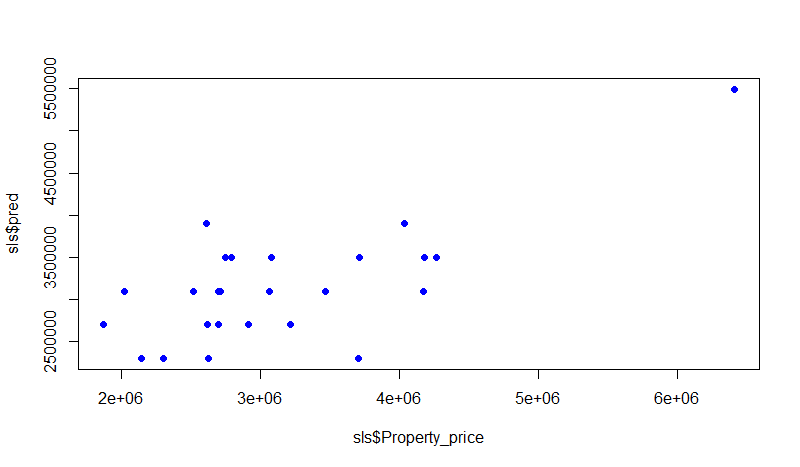

This chart was generated by the following R code:
sls <- read.csv("C:/Users/samsung0/Desktop/data set_insta.csv")

ye.model <- lm(Property_price~Transportation, data=sls)
sls$pred <- predict(ye.model, sls)
plot(sls$Property_price, sls$pred)
points(sls$Property_price, sls$pred, col="blue", pch=16)
